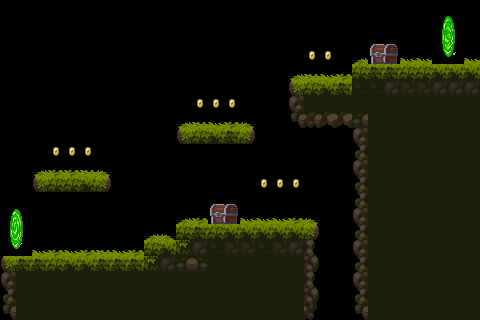

A 2D game scene composited from a Tiled map and its tileset images. What follows is a short description and the map's XML, with each tile layer's data collapsed to a summary:
An orthogonal 30x20 tile map with 16x16 px tiles, 1 tile layer (Слой тайлов 1), 3 tilesets.

<map version="1.10" tiledversion="1.10.2" orientation="orthogonal" renderorder="right-down" width="30" height="20" tilewidth="16" tileheight="16" infinite="0" nextlayerid="3" nextobjectid="1">
 <tileset firstgid="1" source="Tiles.tsx" />
 <tileset firstgid="626" source="Chests.tsx" />
 <tileset firstgid="686" source="Green Portal.tsx" />
 <layer id="1" name="Слой тайлов 1" width="30" height="20">
  <data>[600 cells, 317 non-empty, 49 distinct tile ids]</data>
 </layer>
</map>
